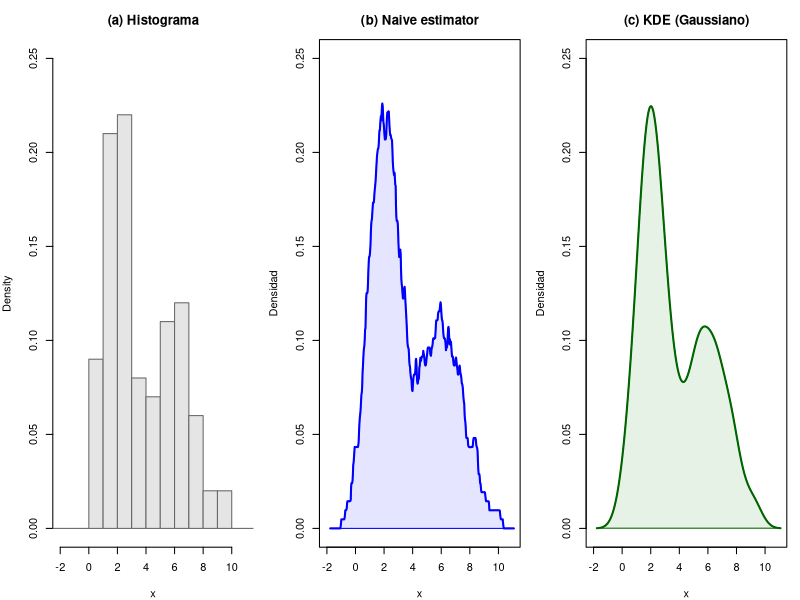
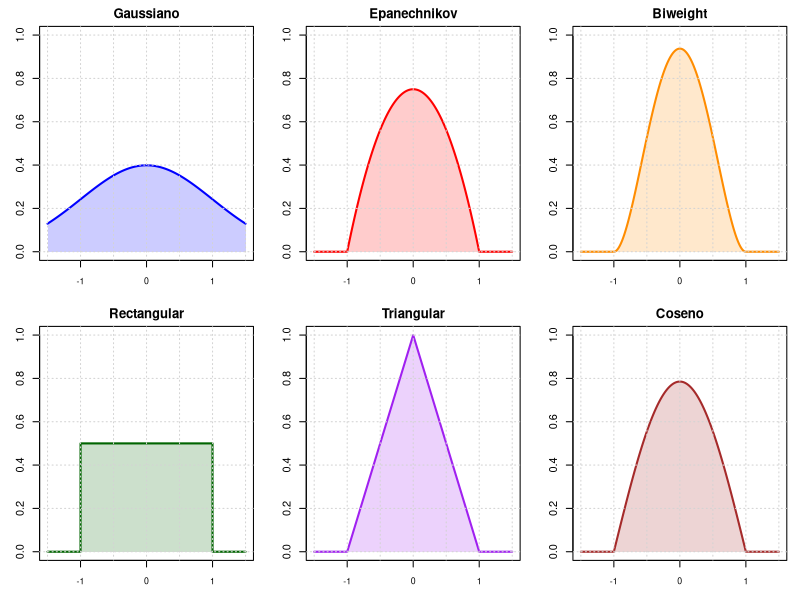
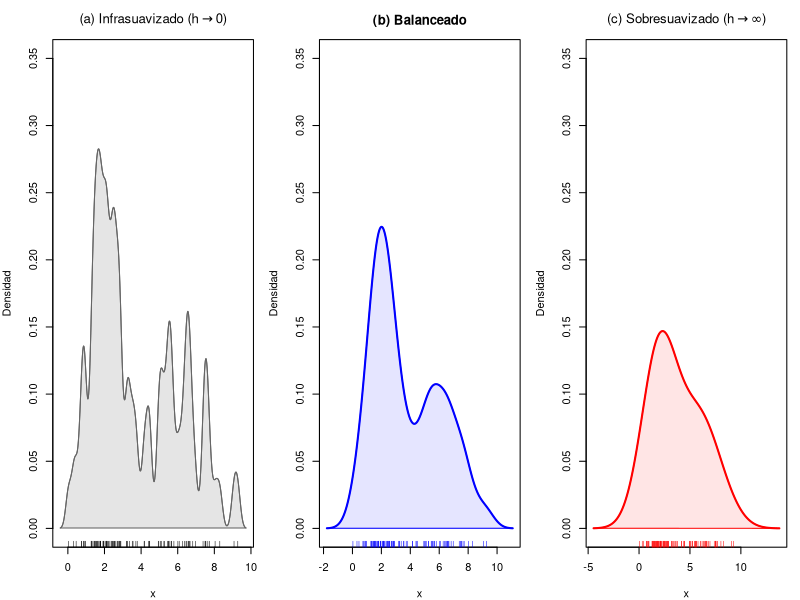

Here is the R script that generated these plots, in order:
## ---- chunk 1
# Configuración global OPTIMIZADA para TFM
knitr::opts_chunk$set(
  echo = TRUE,           # Mostramos código
  message = FALSE,       # Ocultar mensajes
  warning = FALSE,       # Ocultar advertencias
  error = FALSE,         # Que no pare la compilación por errores tontos
  
  # --- CONTROL DE TAMAÑO Y ESPACIO ---
  size = "scriptsize",   # CAMBIO CLAVE: Mucho más pequeño que 'small'
  collapse = TRUE,       # CAMBIO CLAVE: Junta el código y el output en una sola caja
  comment = "#>",        # Estética: Pone "#>" en los resultados
  strip.white = TRUE,    # Elimina líneas blancas sobrantes
  
  # --- CONTROL DE GRÁFICOS ---
  fig.align = "center",
  out.width = "70%",     # Gráficas contenidas
  fig.pos = "H"
)
## ---- chunk 2
par(mfrow=c(1, 3), mar=c(4, 4, 3, 1)); set.seed(123); n <- 100
datos <- c(rnorm(n*0.6, 2, 1), rnorm(n*0.4, 6, 1.5)); lx <- c(-2, 11); ly <- c(0, 0.25)

hist(datos, breaks=seq(-4, 12, 1), prob=TRUE, main="(a) Histograma", xlab="x", 
col="gray90", border="gray40", xlim=lx, ylim=ly)

plot(density(datos, kernel="rectangular", bw=0.6), main="(b) Naive estimator", 
xlab="x", ylab="Densidad", col="blue", lwd=2, xlim=lx, ylim=ly, zero.line=FALSE)
polygon(density(datos, kernel="rectangular", bw=0.6), col=rgb(0,0,1,0.1), border="blue")

plot(density(datos, kernel="gaussian", bw=0.6), main="(c) KDE (Gaussiano)",
xlab="x", ylab="Densidad", col="darkgreen", lwd=2, xlim=lx, ylim=ly, zero.line=FALSE)
polygon(density(datos, kernel="gaussian", bw=0.6), col=rgb(0,0.5,0,0.1), border="darkgreen")

par(mfrow=c(1, 1))
## ---- chunk 3
par(mfrow=c(2, 3), mar=c(3, 3, 2, 1))
u <- seq(-1.5, 1.5, length=5000) 

plot_k <- function(x, y, tit, col) {
  plot(x, y, type="l", lwd=2, col=col, main=tit, ylab="", xlab="", ylim=c(0, 1), xaxt="n")
  polygon(c(min(x), x, max(x)), c(0, y, 0), col=adjustcolor(col, 0.2), border=NA)
  axis(1, at=c(-1, 0, 1), labels=c("-1", "0", "1"), cex.axis=0.8); grid()
}

y_g <- dnorm(u); plot_k(u, y_g, "Gaussiano", "blue")
y_e <- ifelse(abs(u)<=1, 0.75*(1-u^2), 0); plot_k(u, y_e, "Epanechnikov", "red")
y_b <- ifelse(abs(u)<=1, (15/16)*(1-u^2)^2, 0); plot_k(u, y_b, "Biweight", "darkorange")
y_r <- ifelse(abs(u)<=1, 0.5, 0); plot_k(u, y_r, "Rectangular", "darkgreen")
y_t <- ifelse(abs(u)<=1, 1-abs(u), 0); plot_k(u, y_t, "Triangular", "purple")
y_c <- ifelse(abs(u)<=1, (pi/4)*cos(pi*u/2), 0); plot_k(u, y_c, "Coseno", "brown")

par(mfrow=c(1, 1))
## ---- chunk 4
set.seed(123); n <- 100; yl <- c(0, 0.35)
datos <- c(rnorm(n*0.6, 2, 1), rnorm(n*0.4, 6, 1.5))
par(mfrow=c(1, 3), mar=c(4, 4, 3, 1))

d1 <- density(datos, bw=0.15, kernel="gaussian")
plot(d1, main=expression(paste("(a) Infrasuavizado (", h %->% 0, ")")), 
     xlab="x", ylab="Densidad", col="gray40", lwd=1, ylim=yl, zero.line=FALSE)
polygon(d1, col=rgb(0,0,0,0.1), border="gray40"); rug(datos, col="black")

d2 <- density(datos, bw=0.6, kernel="gaussian")
plot(d2, main="(b) Balanceado", xlab="x", ylab="Densidad", col="blue", 
     lwd=2, ylim=yl, zero.line=FALSE)
polygon(d2, col=rgb(0,0,1,0.1), border="blue"); rug(datos, col="blue")

d3 <- density(datos, bw=1.5, kernel="gaussian")
plot(d3, main=expression(paste("(c) Sobresuavizado (", h %->% infinity, ")")), 
     xlab="x", ylab="Densidad", col="red", lwd=2, ylim=yl, zero.line=FALSE)
polygon(d3, col=rgb(1,0,0,0.1), border="red"); rug(datos, col="red")

par(mfrow=c(1, 1))
